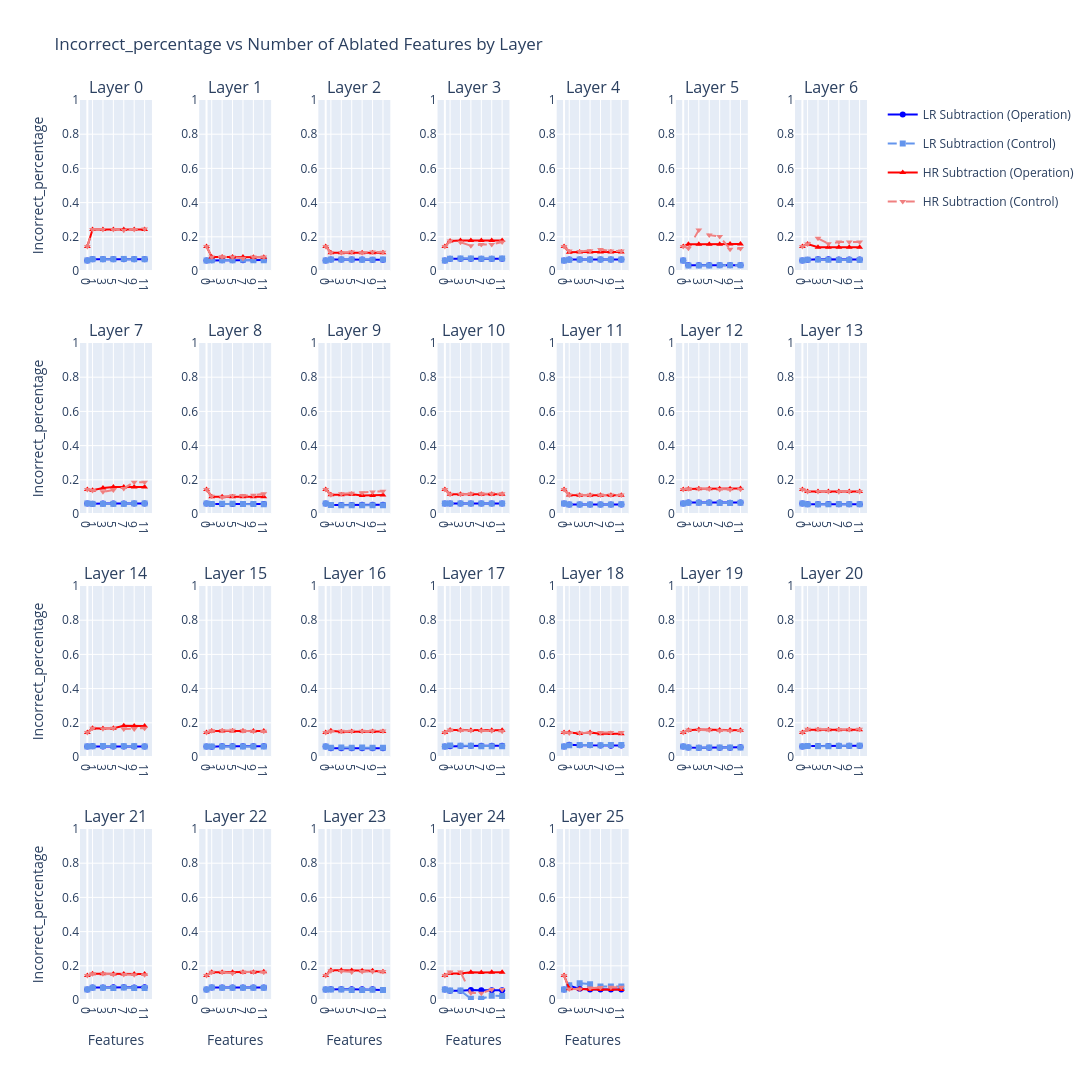

Notebook source saved alongside this figure:
### Code cell
# Subtraction incorrect Percentage
plot_accuracy_by_features_interactive(accuracy_results, subtraction_config, add_features_dict=add_features_dict, sub_features_dict=sub_features_dict, metric='incorrect_percentage')
# plot_individual_layer_plots(accuracy_results, subtraction_config, layers=[0, 5, 10, 15, 25], metric='incorrect_percentage')
